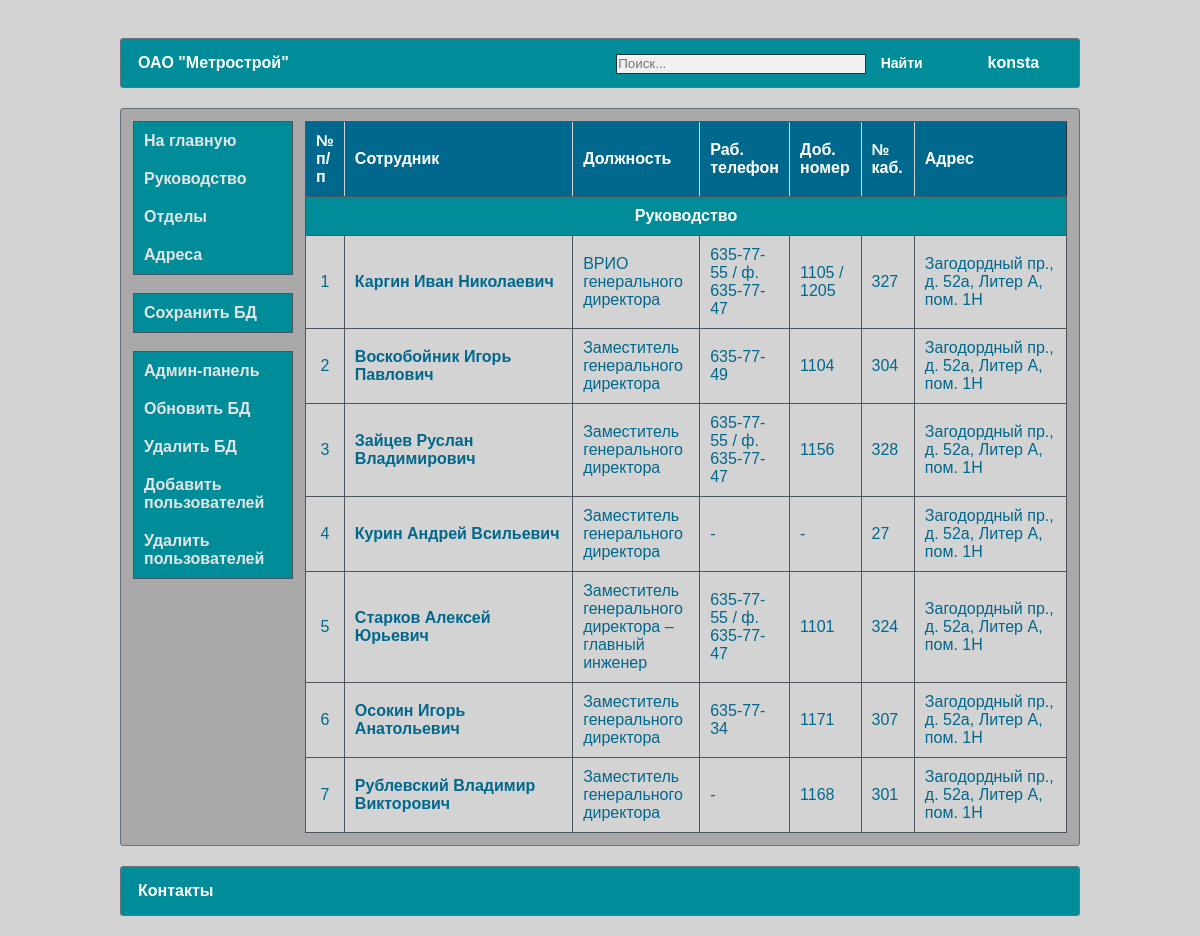
Page /governance/ (signed in) on the committed database.
### catalog/models.py (models this page shows, shortened)
class Department(models.Model):
    name = models.TextField(max_length=150, verbose_name="Наименование отдела/подзразделения")
    short_name = models.CharField(max_length=50, verbose_name="Сокращенное название", null=True, blank=True)
    adress = models.ForeignKey('AdressDepartment', on_delete=models.SET_NULL, verbose_name="Местонахождение", null=True, blank=True)
    priority = models.IntegerField(verbose_name="Приоритет", null=False, blank=False, default=1)
    class Meta:
        ordering = ["priority"]

class Employee(models.Model):
    surname = models.CharField(max_length=30, verbose_name='Фамилия')
    name = models.CharField(max_length=30, verbose_name='Имя')
    patronymic = models.CharField(max_length=30, verbose_name='Отчество', null=True, blank=True)
    position = models.TextField(max_length=100, verbose_name='Должность', null=True, blank=True)
    department = models.ForeignKey('Department', on_delete=models.SET_NULL, verbose_name='Отдел/подзразделение', null=True, blank=True)
    phone_work = models.CharField(max_length=15, verbose_name='Рабочий телефон', null=True, blank=True)
    phone_work_additional = models.CharField(max_length=10, verbose_name='Добавочный номер', null=True, blank=True)
    phone_mob = models.CharField(max_length=30, verbose_name='Мобильный телефон', null=True, blank=True)
    email = models.EmailField(null=True, blank=True)
    office = models.CharField(max_length=10, verbose_name='№ кабинета', null=True, blank=True)
    dob = models.CharField(max_length=20, verbose_name='Дата рождения', null=True, blank=True)
    class Meta:
        ordering = ["id"]
    def get_absolute_url(self):
        return reverse('employee', args=[str(self.id)])
    def __str__(self):
        full_name = self.surname + " " + self.name
        if self.patronymic:
            full_name += " " + self.patronymic
        return full_name

class AdressDepartment(models.Model):
    street = models.CharField(max_length=30, verbose_name="Улица")
    building = models.CharField(max_length=10, verbose_name="Дом/Строение")
    letter = models.CharField(max_length=20, verbose_name="Корпус/Литера", null=True, blank=True)
    room = models.CharField(max_length=20, verbose_name="Помещение", null=True, blank=True)
    class Meta:
        ordering = ["street"]
    def __str__(self):
        full_adress = self.street + ", " + self.building
        if self.letter:
            full_adress += ", " + self.letter
        if self.room:
            full_adress += ", " + self.room
        return full_adress

### catalog/views.py (the view)
# urls.py: path('governance/', GovernanceView.as_view(), name='governance'),
class GovernanceView(View):
    def get(self, request):
        if request.user.is_authenticated:
            employees = Employee.objects.all()
            departments = Department.objects.filter(name='Руководство')
            context = {"employees": employees, "departments": departments}
            return render(request, 'catalog/index.html', context)
        return redirect(reverse('login'))

### templates/catalog/index.html (shortened to what this page needs)
{% extends "catalog/base.html" %}
{% load static %}
{% block content %}
        <table class="bordered">
            <thead>
            <tr>
                <th style="border-left: 1px solid #4c545e">№ п/п</th>
                <th>Сотрудник</th>
                <th>Должность</th>
                <th>Раб. телефон</th>
                <th>Доб. номер</th>
                <th>№ каб.</th>
                <th>Адрес</th>
            </tr>
            </thead>
            <tbody>
            {% for department in departments %}
                <tr>
                    <td colspan="7" class="trdep">{{ department.name }}</td>
                </tr>
                {% for employee in employees  %}
                    {% if employee.department == department %}
                        <tr>
                            <td align="center" width="5%">{{ forloop.counter }}</td>
                            <td width="30%">
                                <b><a href="{{ employee.get_absolute_url }}">
                                    {{ employee }}
                                </a></b>
                            </td>
                            <td>{{ employee.position|default_if_none:"-" }}</td>
                            <td width="11%">{{ employee.phone_work|default_if_none:"-" }}</td>
                            <td>{{ employee.phone_work_additional|default_if_none:"-" }}</td>
                            <td width="7%">{{ employee.office|default_if_none:"-" }}</td>
                            <td width="20%">{{ department.adress|default_if_none:"-" }}</td>
                        </tr>
                    {% endif %}
                {% endfor %}
            {% endfor %}
            </tbody>
        </table>
{% endblock %}

### templates/catalog/base.html (shortened to what this page needs)
﻿{% load static %}
<!DOCTYPE html>
<html>
	<head>
		<link rel="stylesheet" type="text/css" href="{% static 'catalog/style.css' %}">
		<link rel="stylesheet" type="text/css" href="{% static 'catalog/media-queries.css'  %}">
	</head>
	<body>
		<div class="wrapper">
			<div class="header">
                <table class="menu">
                    <tr>
                        <td>
                            ОАО "Метрострой"
                        </td>
                        <td align="right">
                            <form method="get" action="{% url 'results' %}">
                                <input type="text" placeholder="Поиск..." name="search">
                                <input type="submit" value="Найти">
                            </form>
                        </td>
                        <td align="center">
                            <a href="{% url 'logout' %}" title="Выход">{{ user.username }}</a>
                        </td>
                    </tr>
                </table>
			</div>
			<div class="content">
                <table>
                    <tr>
                        <td class="leftmenu">
                            <div class="leftCol">
                                <ul class="leftNav">
                                    <li><a href="{% url 'home' %}">На главную</a></li>
                                    <li><a href="{% url 'governance' %}">Руководство</a></li>
                                    <li><a href="{% url 'department' %}">Отделы</a></li>
                                    <li><a href="{% url 'addresses' %}">Адреса</a></li>
                                </ul>
                                <br>
                                {% if user.is_authenticated %}
                                    <ul class="leftNav">
                                            <li><a href="{% url 'save_db' %}">Сохранить БД</a></li>
                                        {% endif %}
                                    </ul>
                                <br>
                                {% if user.is_superuser %}
                                <ul class="leftNav">
                                        <li><a href="{% url 'admin:index' %}">Админ-панель</a></li>
                                        <li><a href="{% url 'upload_db' %}">Обновить БД</a></li>
                                        <li><a href="{% url 'delete_db' %}">Удалить БД</a></li>
                                        <li><a href="{% url 'crt_emp_users' %}">Добавить пользователей</a></li>
                                        <li><a href="{% url 'del_emp_users' %}">Удалить пользователей</a></li>
                                    {% endif %}
                                </ul>
        				    </div>
                        </td>
                        <td width="100%" style="vertical-align: top">
                            {% block content %}
                            {% endblock %}
                        </td>
                    </tr>
                </table>
            </div>
            <div class="header" style="padding-bottom: 20px">
                <table class="menu">
                    <tr>
                        <td>
                            Контакты
                        </td>
                    </tr>
                </table>
			</div>
		</div>
	</body>
</html>

### catalog/static/catalog/style.css (style rules this page uses)
* { margin: 0; padding: 0; }
a { color: #00688c; text-decoration: none; }
html,body { width: 100%; height: 100%; }
body { background: #d3d3d3; font-family: Arial; font-size: 14px; color: white; line-height: 18px; }
.wrapper { width: 80%; padding: 0 10px; margin: 0 auto; min-height: 100%; }
.header { padding-top: 20px; margin-bottom: 20px; }
.content { padding: 10px; border-radius: 3px; border: 1px solid #67707d; background-color: darkgray; overflow: hidden; }
ul,ol,dl { margin: 0 0 0 30px; }
table.menu { background-color: #008c99; height: 50px; border-radius: 3px; border: 1px solid #67707d; width: 100%; }
table.menu td { font-weight: bold; vertical-align: center; padding-left: 15px; padding-right: 15px; }
table.menu td a { color: white; text-decoration: none; }
table.bordered { border-collapse: collapse; border: 1px solid #292e35; width: 100%; background-color: #d3d3d3; border-radius: 3px; border-spacing: 0; }
table.bordered th { padding: 10px; vertical-align: center; border-bottom: 1px solid #4c545e; border-top: 1px solid #4c545e; border-left: 1px solid lightgrey; }
table.bordered td { padding: 10px; vertical-align: center; border: 1px solid #4c545e; color: #00688c; }
.trdep { text-align: center; font-weight: bold; color: white !important; background-color: #008c99; }
table.bordered th { background-color: #00688c; text-align: left; font-weight: bold; color: white; }
.leftmenu { vertical-align: top; font-weight: bold; }
.leftCol { float: left; margin-right: 10px; vertical-align: top; width: 160px; }
ul.leftNav { margin: 0 0 0 0; padding: 0; background-color: #008c99; border: 1px solid #4c545e; }
ul.leftNav li a { color: #e4e4e4; text-decoration: none; padding: 10px 10px 10px 10px; display: block; }
ul.leftNav li { list-style: none; }
input[type=text], input[type=password] { padding: 1px; height: 20px; border: 1px solid #292e35; background-color: #f0f0f0; width: 250px; }
input[type=submit] { font-weight: bold; font-size: 14px; background-color: #008c99; border: 0; color: white; padding: 3px 10px 3px 10px; }

### rows in the picture
Department: name "Руководство", adress "Загодордный пр., д. 52а, Литер А, пом. 1Н"
Employee: surname+name+patronymic "Каргин Иван Николаевич", position "ВРИО генерального директора", phone_work "635-77-55 / ф. 635-77-47", phone_work_additional "1105 / 1205", office "327"
Employee: surname+name+patronymic "Воскобойник Игорь Павлович", position "Заместитель генерального директора", phone_work "635-77-49", phone_work_additional "1104", office "304"
Employee: surname+name+patronymic "Зайцев Руслан Владимирович", position "Заместитель генерального директора", phone_work "635-77-55 / ф. 635-77-47", phone_work_additional "1156", office "328"
Employee: surname+name+patronymic "Курин Андрей Всильевич", position "Заместитель генерального директора", phone_work "-", phone_work_additional "-", office "27"
Employee: surname+name+patronymic "Старков Алексей Юрьевич", position "Заместитель генерального директора – главный инженер", phone_work "635-77-55 / ф. 635-77-47", phone_work_additional "1101", office "324"
Employee: surname+name+patronymic "Осокин Игорь Анатольевич", position "Заместитель генерального директора", phone_work "635-77-34", phone_work_additional "1171", office "307"
Employee: surname+name+patronymic "Рублевский Владимир Викторович", position "Заместитель генерального директора", phone_work "-", phone_work_additional "1168", office "301"

### other values in the picture
{{ user.username }} "konsta"
